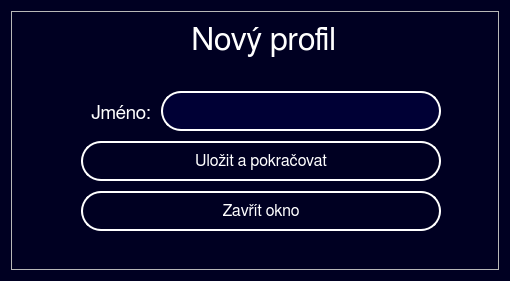
<?xml version="1.0" encoding="UTF-8"?>
<ui version="4.0">
 <class>NewProfile</class>
 <widget class="QWidget" name="NewProfile">
  <property name="geometry">
   <rect>
    <x>0</x>
    <y>0</y>
    <width>510</width>
    <height>281</height>
   </rect>
  </property>
  <property name="cursor">
   <cursorShape>ArrowCursor</cursorShape>
  </property>
  <property name="windowTitle">
   <string>Nákupní Lístek JV</string>
  </property>
  <property name="styleSheet">
   <string notr="true">QLabel#Instructions {
color: rgb(255, 255, 255);
font: 24pt &quot;FreeSans&quot;;
}

QWidget#NewProfile {
background-color: rgb(0, 0, 34);
}

QPushButton:hover#Button_Save_Continue{
border: 3px solid rgb(255, 255, 255);
background-color: rgb(0, 0, 53);
}

QPushButton:hover#Button_Cancel{
border: 3px solid rgb(255, 255, 255);
background-color: rgb(0, 0, 53);
}

QLineEdit:hover#Input_name{
border: 3px solid rgb(255, 255, 255);
}

QLabel#Label_error_message{
color: rgb(255, 0, 0);
font: 8pt &quot;FreeSans&quot;;
}

QLabel#Label_Name{
color: rgb(255, 255, 255);
font: 14pt &quot;FreeSans&quot;;
}

QLineEdit#Input_name{
color: rgb(255, 255, 255);
font: 14pt &quot;FreeSans&quot;;
border: 2px solid rgb(255, 255, 255);
background-color: rgb(0, 0, 53);
border-radius: 20px;
padding-left: 20px;
padding-right: 20px;
}

QPushButton#Button_Save_Continue{
color: rgb(255, 255, 255);
border-color: rgb(255, 255, 255);
border: 2px solid rgb(255, 255, 255);
border-radius: 20px;
font: 12pt &quot;FreeSans&quot;;
}

QPushButton#Button_Cancel{
color: rgb(255, 255, 255);
border-color: rgb(255, 255, 255);
border: 2px solid rgb(255, 255, 255);
border-radius: 20px;
font: 12pt &quot;FreeSans&quot;;
}</string>
  </property>
  <layout class="QHBoxLayout" name="horizontalLayout">
   <item>
    <widget class="QFrame" name="frame">
     <property name="frameShape">
      <enum>QFrame::StyledPanel</enum>
     </property>
     <property name="frameShadow">
      <enum>QFrame::Raised</enum>
     </property>
     <widget class="QLabel" name="Label_error_message">
      <property name="geometry">
       <rect>
        <x>169</x>
        <y>60</y>
        <width>261</width>
        <height>20</height>
       </rect>
      </property>
      <property name="font">
       <font>
        <family>FreeSans</family>
        <pointsize>8</pointsize>
        <weight>50</weight>
        <italic>false</italic>
        <bold>false</bold>
       </font>
      </property>
      <property name="styleSheet">
       <string notr="true"/>
      </property>
      <property name="text">
       <string/>
      </property>
     </widget>
     <widget class="QPushButton" name="Button_Save_Continue">
      <property name="enabled">
       <bool>true</bool>
      </property>
      <property name="geometry">
       <rect>
        <x>70</x>
        <y>130</y>
        <width>360</width>
        <height>40</height>
       </rect>
      </property>
      <property name="font">
       <font>
        <family>FreeSans</family>
        <pointsize>12</pointsize>
        <weight>50</weight>
        <italic>false</italic>
        <bold>false</bold>
       </font>
      </property>
      <property name="cursor">
       <cursorShape>PointingHandCursor</cursorShape>
      </property>
      <property name="styleSheet">
       <string notr="true"/>
      </property>
      <property name="text">
       <string>Uložit a pokračovat</string>
      </property>
     </widget>
     <widget class="QPushButton" name="Button_Cancel">
      <property name="geometry">
       <rect>
        <x>70</x>
        <y>180</y>
        <width>360</width>
        <height>40</height>
       </rect>
      </property>
      <property name="font">
       <font>
        <family>FreeSans</family>
        <pointsize>12</pointsize>
        <weight>50</weight>
        <italic>false</italic>
        <bold>false</bold>
       </font>
      </property>
      <property name="cursor">
       <cursorShape>PointingHandCursor</cursorShape>
      </property>
      <property name="styleSheet">
       <string notr="true"/>
      </property>
      <property name="text">
       <string>Zavřít okno</string>
      </property>
     </widget>
     <widget class="QLineEdit" name="Input_name">
      <property name="geometry">
       <rect>
        <x>150</x>
        <y>80</y>
        <width>280</width>
        <height>40</height>
       </rect>
      </property>
      <property name="font">
       <font>
        <family>FreeSans</family>
        <pointsize>14</pointsize>
        <weight>50</weight>
        <italic>false</italic>
        <bold>false</bold>
       </font>
      </property>
      <property name="styleSheet">
       <string notr="true"/>
      </property>
     </widget>
     <widget class="QLabel" name="Label_Name">
      <property name="geometry">
       <rect>
        <x>80</x>
        <y>90</y>
        <width>62</width>
        <height>23</height>
       </rect>
      </property>
      <property name="font">
       <font>
        <family>FreeSans</family>
        <pointsize>14</pointsize>
        <weight>50</weight>
        <italic>false</italic>
        <bold>false</bold>
       </font>
      </property>
      <property name="styleSheet">
       <string notr="true"/>
      </property>
      <property name="text">
       <string>Jméno:</string>
      </property>
     </widget>
     <widget class="QLabel" name="Instructions">
      <property name="geometry">
       <rect>
        <x>180</x>
        <y>10</y>
        <width>151</width>
        <height>39</height>
       </rect>
      </property>
      <property name="font">
       <font>
        <family>FreeSans</family>
        <pointsize>24</pointsize>
        <weight>50</weight>
        <italic>false</italic>
        <bold>false</bold>
       </font>
      </property>
      <property name="styleSheet">
       <string notr="true"/>
      </property>
      <property name="text">
       <string>Nový profil</string>
      </property>
     </widget>
    </widget>
   </item>
  </layout>
 </widget>
 <resources/>
 <connections/>
</ui>
